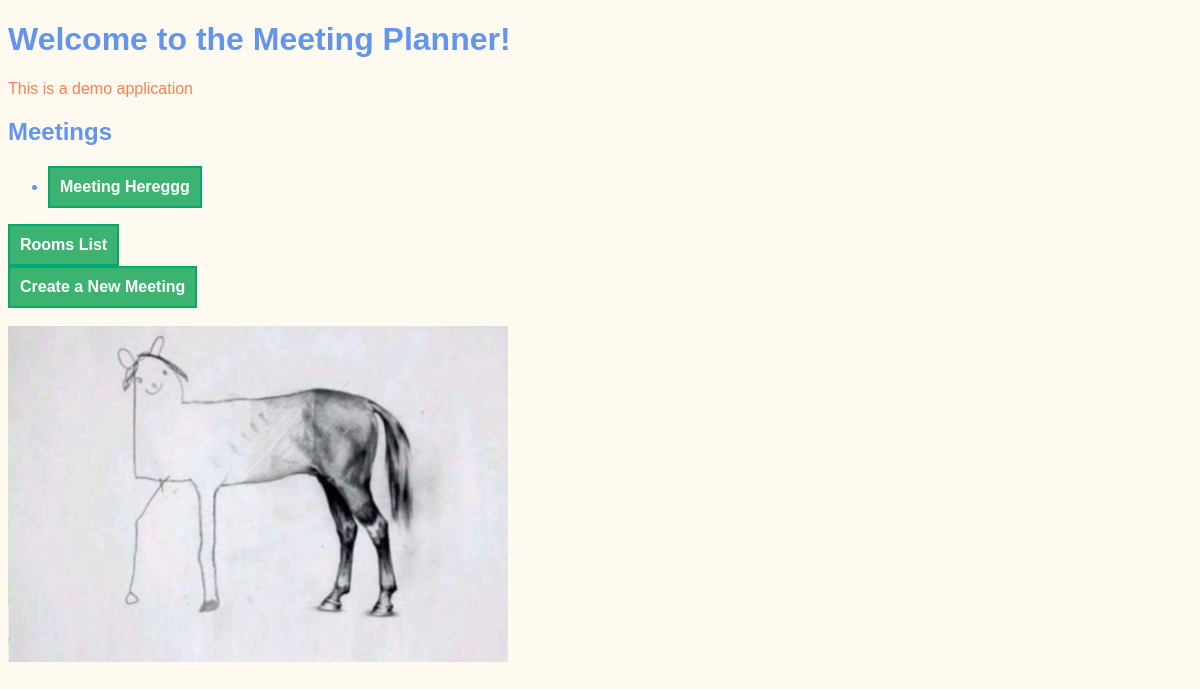
/, run on an earlier commit of the app's database.
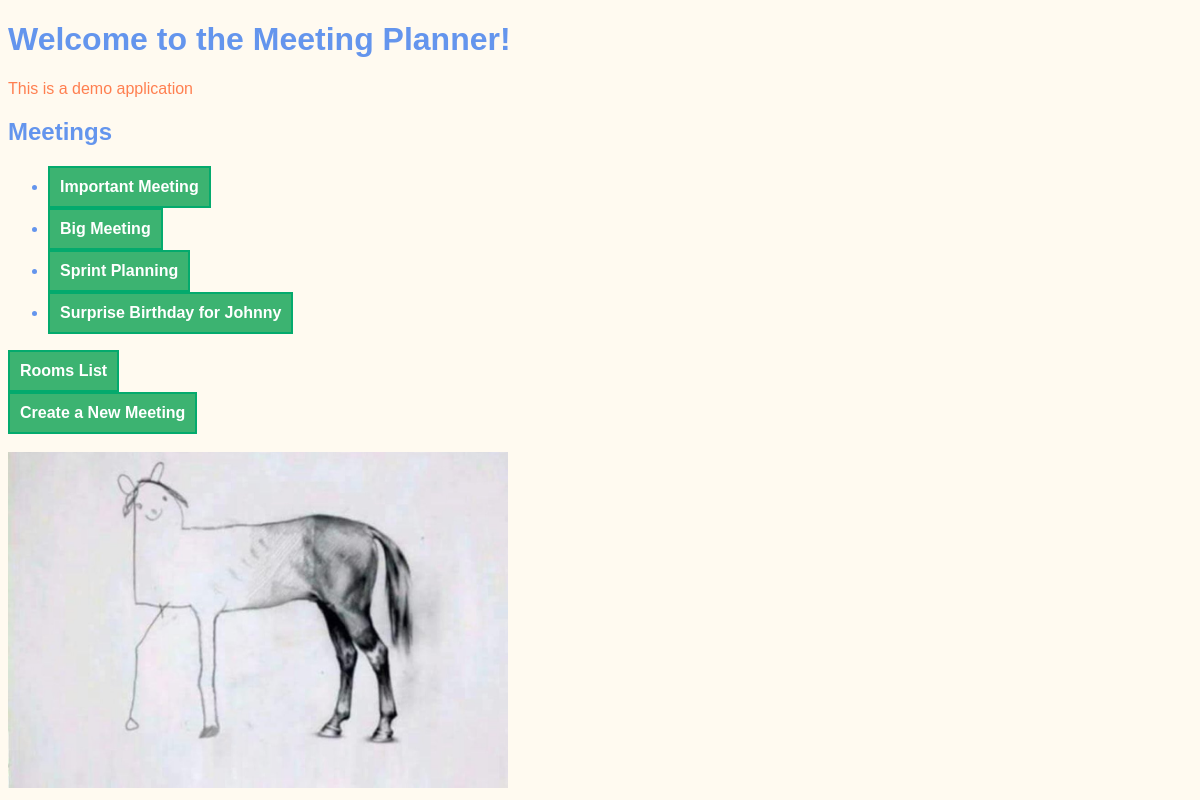
And on a later commit of the database.
### meetings/models.py (models this page shows, shortened)
class Meeting(models.Model):
    title = models.CharField(max_length=200)
    date = models.DateField()
    start_time = models.TimeField(default=time(9))
    duration = models.IntegerField(default=1)
    room = models.ForeignKey('Room', on_delete=models.CASCADE)

### website/views.py (the view)
# urls.py: path('', welcome, name="welcome"),  # An empty string becomes the index page of the website
def welcome(request):
    return render(request, "website/welcome.html",
                  {"meetings": Meeting.objects.all()})

### website/templates/website/welcome.html (shortened to what this page needs)
{% extends "base.html" %}
{% load static %}
{% block content %}
    <h1>Welcome to the Meeting Planner!</h1>
    <p>
        This is a demo application
    </p>
    <h2>Meetings</h2>
    <ul>
        {% for meeting in meetings %}
        <li>
            <a href="{% url 'detail' meeting.id %}">
                {{ meeting.title }}
            </a>
        </li>
        {% endfor %}
    </ul>
    <a href="{% url 'rooms' %}">Rooms List</a>
    <br>
    <a href="{% url 'new' %}">Create a New Meeting</a>
    <br> <br>
    <img src="{% static 'website/pony.jpeg'%}" width="500px" alt="Backend Pony">
{% endblock %}

### website/templates/base.html (shortened to what this page needs)
{%  load static %}
<!DOCTYPE html>
<html lang="en">
<head>
    <link rel="stylesheet" href="{% static 'website/style.css' %}">
</head>
<body>
    {% block content %}
    {% endblock %}
</body>
</html>

### website/static/website/style.css (style rules this page uses)
body { font-family: sans-serif; color: cornflowerblue; background-color: floralwhite; }
p { color: coral; }
a { background-color: mediumseagreen; border: 2px solid #04AA6D; font-weight: bold; color: white; padding: 10px 10px 10px 10px; text-align: center; text-decoration: none; display: inline-block; font-size: 16px; }

What changed in the data, as far as the page shows it:
changed Meeting: title "Meeting Hereggg" → "Important Meeting"
added Meeting: title "Big Meeting"
added Meeting: title "Sprint Planning"
added Meeting: title "Surprise Birthday for Johnny"
